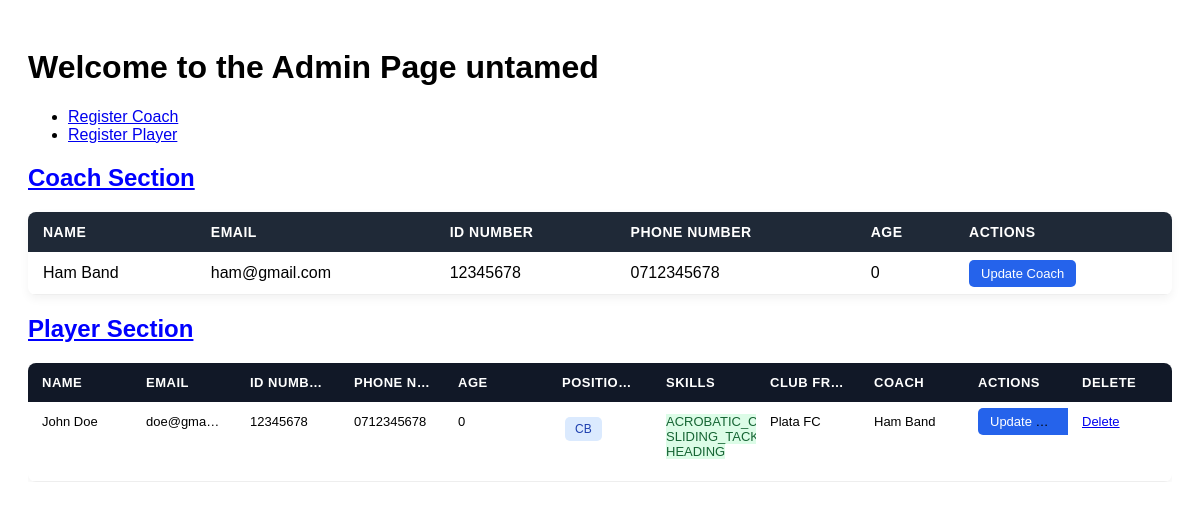
Page /admin (signed in) on the earlier database version.
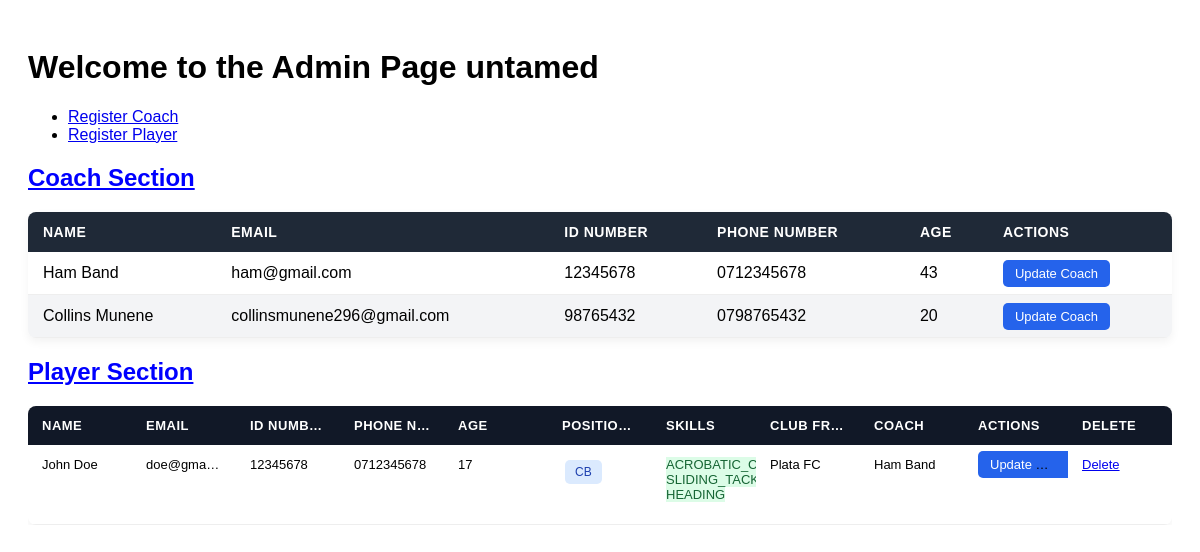
Same page on the later database version.
### apps/models.py (models this page shows, shortened)
class Coach(models.Model):
    name = models.CharField(max_length=30)
    user = models.OneToOneField(User, on_delete=models.CASCADE, null=True)
    email = models.EmailField(unique=True)
    phone_number = models.CharField(max_length=10,validators=[phone_validator])
    id_no = models.CharField(max_length=8,validators=[id_validator])
    date_of_birth = models.DateField()
    created_at = models.DateTimeField(auto_now_add=True)
    @property
    def age(self):
        today = date.today()
        age = today.year - self.date_of_birth.year
        if (today.month, today.day) < (self.date_of_birth.month, self.date_of_birth.day):
            age-=1
        return age
    def __str__(self):
        return f'{self.name}'

class Player(models.Model):
    name = models.CharField(max_length=30)
    user = models.OneToOneField(User, on_delete=models.CASCADE, null=True)
    email = models.EmailField(unique=True)
    date_of_birth = models.DateField()
    phone_number = models.CharField(max_length=10, validators=[phone_validator])
    id_no = models.CharField(max_length=8, validators=[id_validator], blank=True)
    skills = models.ManyToManyField(Skills)
    coach = models.ForeignKey(Coach, on_delete=models.SET_NULL, null=True)
    player_position = models.ManyToManyField(Position)
    contract = models.OneToOneField(Contract, on_delete=models.CASCADE, null=True)
    club_before = models.ForeignKey(Club, on_delete=models.SET_NULL, null=True, blank=True, related_name="previous_players")
    current_club = models.ForeignKey(Club, on_delete=models.SET_NULL, null=True, related_name='current_players')
    created_at = models.DateTimeField(auto_now_add=True)
    class Activity(models.TextChoices):
        BENCH = "BENCH", "Bench"
        SUB = "SUBSTITUTE", "Substitute"
        STARTING = "STARTING_11", "Starting_11"
    activity = models.CharField(choices=Activity.choices)
    @property
    def age(self):
        today = date.today()
        age = today.year - self.date_of_birth.year
        if (today.month, today.day) < (self.date_of_birth.month, self.date_of_birth.day):
            age -= 1
        return age
    class Meta:
        ordering = ['-created_at']

class Position(models.Model):
    POSITION_CHOICES = [
        ('GK', 'Goalkeeper'),
        ('CB', 'Center Back'),
        ('RB', 'Right Back'),
        ('LB', 'Left Back'),
        ('DMF', 'Defensive Midfielder'),
        ('CMF', 'Center Midfielder'),
        ('AMF', 'Attacking Midfielder'),
        ('SS', 'Second Striker'),
        ('CF', 'Centre Forward'),
    ]
    position = models.CharField(max_length=3, choices=POSITION_CHOICES)

class Skills(models.Model):
    DEFENSIVE_SKILLS = [
    ('ACROBATIC_CLEARANCES', 'Acrobatic Clearances'),
    ('SLIDING_TACKLE', 'Sliding Tackle'),
    ('STANDING_TACKLE', 'Sanding Tackle'),
    ('HEADING', 'Heading'),
    ('SUPER_JUMP', 'Super Jump'),
    ]
    ATTACKING_SKILLS = [
        ('BULLET_HEADER', 'Bullet Header'),
        ('BLITZ_CURL', 'Blitz Curl'),
        ('EDGED_CROSSING', 'Edged Crossing'),
        ('OUTSIDE_CURL', 'Outside Curl'),
        ('CHIP_SHOT', 'Chip Shot'),
    ]
    PLAYER_SKILLS = DEFENSIVE_SKILLS + ATTACKING_SKILLS
    skills = models.CharField(max_length=30, choices=PLAYER_SKILLS)

class Club(models.Model):
    name = models.CharField(max_length=20, unique=True)
    location = models.CharField(max_length=20)
    region = models.CharField(max_length=20)
    class Meta:
        ordering = ['-name']
    def __str__(self):
        return self.name

### apps/views.py (the view, shortened to what this page needs)
# urls.py: path('admin', views.AdminPage.as_view(), name='admin-page'),
class AdminPage(LoginRequiredMixin, UserPassesTestMixin, View):
    def test_func(self):
        return self.request.user.is_staff
    def get(self, request):
        players = Player.objects.all()
        coaches = Coach.objects.all()
        context = {
            'players': players, 'coaches': coaches
        }
        return render(request, 'apps/admin.html', context)

### apps/templates/apps/admin.html (shortened to what this page needs)
{% extends 'apps/base.html' %}
{% block content %}
    <h1>Welcome to the Admin Page {{request.user}}</h1>
    <ul>
        <li><a href="{% url 'apps:create-coach' %}">Register Coach</a> </li>
        <Li><a href="{% url 'apps:register-player' %}">Register Player</a></Li>
    </ul>
    <h2 style="color: blue; text-decoration: underline;">Coach Section</h2>
    <table class="coach-table">
        <thead>
            <tr>
                <th>Name</th>
                <th>Email</th>
                <th>Id Number</th>
                <th>Phone Number</th>
                <th>Age</th>
                <th>Actions</th>
            </tr>
        </thead>
        <tbody>
             {% for coach in coaches %}
             <tr>
                <td>{{coach.name}}</td>
                <td>{{coach.email}}</td>
                <td>{{coach.id_no}}</td>
                <td>{{coach.phone_number}}</td>
                <td>{{coach.age}}</td>
                <td><a class="btn-update" href="{% url 'apps:update-coach' coach.id %}">Update Coach</a></td>
             </tr>
             {% empty %}
             <tr>
                <td>No registered coach yet.</td>
             </tr>
             {% endfor %}
        </tbody>
    </table>
    <h2 style="color: blue; text-decoration: underline;">Player Section</h2>
    <div class="table-container">
        <table class="player-table">
            <thead>
                <tr>
                    <th>Name</th>
                    <th>Email</th>
                    <th>Id Number</th>
                    <th>Phone Number</th>
                    <th>Age</th>
                    <th>Position(s)</th>
                    <th>Skills</th>
                    <th>Club From</th>
                    <th>Coach</th>
                    <th>Actions</th>
                    <th>Delete</th>
                </tr>
            </thead>
            <tbody>
                {% for player in players %}
                    <tr>
                        <td>{{player.name}}</td>
                        <td class="truncate">{{player.email}}</td>
                        <td>{{player.id_no}}</td>
                        <td>{{player.phone_number}}</td>
                        <td>{{player.age}}</td>
                        <td>
                            {% for position in player.player_position.all %}
                                <span class="tag position">{{position.position}}</span>
                            {% empty %}
                                <span class="muted">None</span>
                            {% endfor %}
                        </td>
                        <td>
                            <div class="skills-cell">
                                {% for skill in player.skills.all %}
                                    <span class="skill">{{skill.skills}}</span>
                                {% empty %}
                                    <span class="muted">Empty</span>
                                {% endfor %}
                            </div>
                        </td>
                        <td>{{player.club_before}}</td>
                        <td>{{player.coach}}</td>
                        <td>
                            <a class="btn-update" href="{% url 'apps:update-player' player.id %}">Update Player</a>
                        </td>
                        <td><a href="{% url 'apps:delete-player' player.id%}">Delete</a></td>
                    </tr>
                {% empty %}
                    <tr>
                        <td colspan="10" style="color: red;">We are working on the players table!!! Sorry for the inconveniences caused.</td>
                    </tr>
                {% endfor %}
            </tbody>
        </table>
    </div>
{% endblock %}

### apps/templates/apps/base.html (shortened to what this page needs)
<!DOCTYPE html>
<html>
    <head><title>{% block title %} {% endblock %}</title></head>
    <body>
        {% block content %}{% endblock %}
    </body>
</html>

### apps/templates/apps/base.html (style rules this page uses)
body { font-family: Arial; padding: 20px; }
div { margin-bottom: 10px; }
.coach-table { width: 100%; border-collapse: collapse; margin-top: 20px; font-family: Arial, sans-serif; background: #fff; border-radius: 8px; overflow: hidden; box-shadow: 0 4px 10px rgba(0,0,0,0.05); }
.coach-table thead { background-color: #1f2937; color: #fff; }
.coach-table th, .coach-table td { padding: 12px 15px; text-align: left; }
.coach-table th { font-size: 14px; text-transform: uppercase; letter-spacing: 0.5px; }
.coach-table tbody tr { border-bottom: 1px solid #eee; transition: background 0.2s ease; }
.coach-table tbody tr:nth-child(even) { background-color: #f3f4f6; }
.table-container { overflow-x: auto; }
.player-table { width: 100%; table-layout: fixed; border-collapse: collapse; font-family: Arial, sans-serif; background: #fff; border-radius: 8px; overflow: hidden; box-shadow: 0 4px 10px rgba(0,0,0,0.05); }
.player-table thead { background: #111827; color: #fff; }
.player-table th, .player-table td { padding: 12px 14px; text-align: left; vertical-align: top; overflow: hidden; text-overflow: ellipsis; white-space: nowrap; font-size: 13px; }
.player-table th { font-size: 13px; text-transform: uppercase; letter-spacing: 0.5px; }
.player-table tbody tr { border-bottom: 1px solid #eee; }
.tag { display: inline-block; padding: 4px 8px; margin: 2px; font-size: 12px; border-radius: 4px; white-space: nowrap; }
.position { background: #dbeafe; color: #1e40af; }
.skill { background: #dcfce7; color: #166534; }
.skills-cell { max-width: 200px; display: flex; flex-wrap: wrap; }
.truncate { max-width: 120px; overflow: hidden; text-overflow: ellipsis; white-space: nowrap; }
.btn-update { padding: 6px 12px; background: #2563eb; color: #fff; text-decoration: none; border-radius: 5px; font-size: 13px; }
.tag { display: inline-block; padding: 5px 10px; margin: 3px; border-radius: 5px; font-size: 12px; }
.position { background: #dbeafe; }
.skill { background: #dcfce7; }

Differences in the rows shown:
changed Coach "Ham Band": age "0" → "43"
added Coach: name "Collins Munene", email "collinsmunene296@gmail.com", id_no "98765432", phone_number "0798765432", age "20"
changed Player "John Doe": age "0" → "17"
